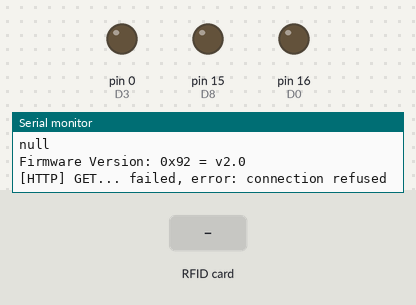
Bench run of a sketch on a simulated Arduino Uno, built for the host (arithmetic inside an expression is 32-bit, double 64-bit). On the bench: output pins drawn as LEDs (lit = HIGH), the last lines printed to the serial monitor. Dashed ring = blinking. The inputs (shaded band) are chosen by the test bench. Uploads are accepted with an empty reply; pins used as bus, display or sensor lines are not drawn.

Above: at 3.0 s.
3.1 s: RFID card 5E 7A 19 C4 held to the reader
At 3.25 s:
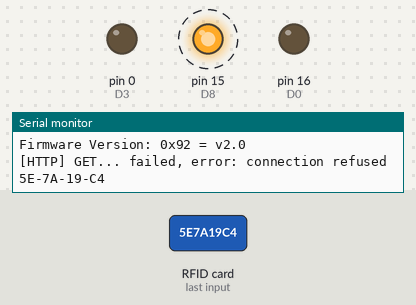
Timing chart, 0 to 6.1 s (numbered marks = the images above; inputs shaded):
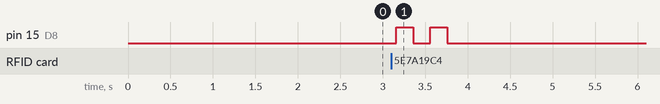

Measured:
- after the input at 3.1 s, pin 15 (D8): alternates HIGH for 0.20 s and LOW for 0.20 s, 4 changes in all, then stays LOW, starting after 0.06 s

The sketch:

r5_puertas.ino
```cpp
#define LED_BUILTIN 2
#define D0 16
#define D1 5
#define D2 4
#define D3 0
#define D4 2
#define D5 14
#define D6 12
#define D7 13
#define D8 15
#define TX 1
#define RX 3
#define SD2 9
#define SD3 10
#include <Arcana3.h>
#include <SPI.h>
#include <MFRC522.h>

Arcana3 arcana("puertas", true);

int counter = 0;
bool isReset = false;
bool isCompleted = false;
bool isWaiting = false;
uint8_t i;
constexpr uint8_t RST_PIN = D1;    // Configurable, see typical pin layout above
constexpr uint8_t SS_PIN = D2;     // Configurable, see typical pin layout above
MFRC522 mfrc522(SS_PIN, RST_PIN);  // Create MFRC522 instance

String serial = "";
String lastserial = "";
int ultimaTarjeta = 0;
bool alreadyBeep = false;

void setup() {
  pinMode(D0, OUTPUT);  // sala maquinas
  pinMode(D3, OUTPUT);  // puerta reactor
  pinMode(D8, OUTPUT);  // LED pin as output.
  Serial.begin(115200);
  while (!Serial);
  SPI.begin();
  reset();
  arcana.init();
  delay(50);
  Serial.println("Solucion:");
  Serial.println((String)arcana.config["solucion"]);
  Serial.println((String)arcana.config["emergencia"]);
  mfrc522.PCD_Init();                 // Init MFRC522
  mfrc522.PCD_DumpVersionToSerial();  // Show details of PCD - MFRC522 Card Reader details
  alreadyBeep = false;
  isWaiting = false;
}

void loop() {
  if (counter <= 0) {
    arcana.conectar();
    counter = 20;
  }
  digitalWrite(D0, arcana.acertijo((int)arcana.config["maquinas"]));
  /*if (!isCompleted) {
    if (arcana.acertijo((int)arcana.config["acertijo"])) {
      //Serial.println("Abierto!");
      isCompleted = true;
      digitalWrite(D3, HIGH);
      digitalWrite(D8, HIGH);
      delay(2000);
      digitalWrite(D8, LOW);
      digitalWrite(D3, LOW);
    }
  }else{
    if (!arcana.acertijo((int)arcana.config["acertijo"])) {
      isCompleted = false;
    }
  }*/

  if (mfrc522.PICC_IsNewCardPresent()) {
    serial = "";
    int sum = 0;
    if (mfrc522.PICC_ReadCardSerial()) {


      for (int x = 0; x < mfrc522.uid.size; x++) {
        // If it is less than 10, we add zero
        if (mfrc522.uid.uidByte[x] < 0x10) {
          serial += "0";
        }
        // Transform the byte to hex
        serial += String(mfrc522.uid.uidByte[x], HEX);
        // Add a hypen
        if (x + 1 != mfrc522.uid.size) {
          serial += "-";
        }
      }
      // Transform to uppercase
      serial.toUpperCase();
      lastserial = serial;
      Serial.println(serial);

      mfrc522.PICC_HaltA();  // Stop reading

      if (serial == (String)arcana.config["emergencia"]) {
        digitalWrite(D0, HIGH);
        digitalWrite(D3, HIGH);
        delay(2000);
        digitalWrite(D0, LOW);
        digitalWrite(D3, LOW);
      }
      if (serial == (String)arcana.config["solucion"]) {
        Serial.println("Abierto!");
        isCompleted = true;
        digitalWrite(D3, HIGH);
        digitalWrite(D8, HIGH);
        delay(2000);
        digitalWrite(D8, LOW);
        delay(2000);
        digitalWrite(D3, LOW);
      } else {
        digitalWrite(D8, HIGH);
        delay(200);
        digitalWrite(D8, LOW);
        delay(200);
        digitalWrite(D8, HIGH);
        delay(200);
        digitalWrite(D8, LOW);

      }
    }
  }

  if (arcana.status == 0) {
    reset();
  }
  if (arcana.status == 1) {
    digitalWrite(D3, HIGH);
    if (!isReset) reset();
  }
  if (arcana.status == 2 && isReset) {
    isReset = false;
    if ((String)arcana.config["solucion"] == "null") {
      arcana.configurar();
      reset();
    }
  }
  if (arcana.status == 3 && !isReset) {
    arcana.configurar();
    reset();
  }


  String estado = "tarjeta=" + lastserial;
  estado += "&abierto=" + (isCompleted ? String("si") : String("no"));
  estado += "&reset=" + (isReset ? String("si") : String("no"));
  estado += "&solucion=" + (String)arcana.config["solucion"];
  estado += "&status=" + (String)arcana.status;

  arcana.estado(estado);


  ///////////////////////////////
  delay(50);
  counter--;
}

void reset() {
  isReset = true;
  isCompleted = false;
  isWaiting = false;
  serial = "";
  digitalWrite(D0, LOW);
  digitalWrite(D3, LOW);
  digitalWrite(D8, LOW);
}
```
